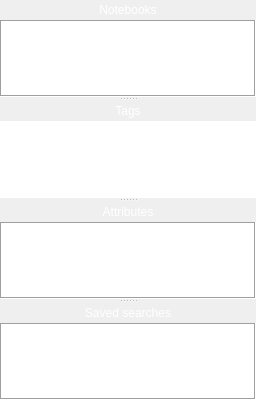
      <widget class="QSplitter" name="LeftPaneSplitter">
       <property name="sizePolicy">
        <sizepolicy hsizetype="Minimum" vsizetype="Expanding">
         <horstretch>0</horstretch>
         <verstretch>0</verstretch>
        </sizepolicy>
       </property>
       <property name="minimumSize">
        <size>
         <width>150</width>
         <height>0</height>
        </size>
       </property>
       <property name="maximumSize">
        <size>
         <width>16777215</width>
         <height>16777215</height>
        </size>
       </property>
       <property name="orientation">
        <enum>Qt::Vertical</enum>
       </property>
       <property name="childrenCollapsible">
        <bool>false</bool>
       </property>
       <widget class="QWidget" name="verticalLayoutWidget">
        <layout class="QVBoxLayout" name="notebooksVerticalLayout">
         <property name="spacing">
          <number>0</number>
         </property>
         <item>
          <widget class="QLabel" name="notebooksLabel">
           <property name="sizePolicy">
            <sizepolicy hsizetype="Minimum" vsizetype="Fixed">
             <horstretch>0</horstretch>
             <verstretch>0</verstretch>
            </sizepolicy>
           </property>
           <property name="minimumSize">
            <size>
             <width>150</width>
             <height>20</height>
            </size>
           </property>
           <property name="styleSheet">
            <string notr="true">border: none;
background: qlineargradient(x1: 0, y1: 0, x2: 0, y2: 1,
stop: 0 #a6a6a6, stop: 0.08 #7f7f7f,
stop: 0.39999 #717171, stop: 0.4 #626262,
stop: 0.9 #4c4c4c, stop: 1 #333333);
color: rgb(255, 255, 255);</string>
           </property>
           <property name="text">
            <string>Notebooks</string>
           </property>
           <property name="alignment">
            <set>Qt::AlignCenter</set>
           </property>
          </widget>
         </item>
         <item>
          <widget class="QTreeWidget" name="notebooksTreeWidget">
           <property name="minimumSize">
            <size>
             <width>150</width>
             <height>0</height>
            </size>
           </property>
           <property name="frameShape">
            <enum>QFrame::Box</enum>
           </property>
           <property name="rootIsDecorated">
            <bool>true</bool>
           </property>
           <attribute name="headerVisible">
            <bool>false</bool>
           </attribute>
           <attribute name="headerMinimumSectionSize">
            <number>1</number>
           </attribute>
           <column>
            <property name="text">
             <string notr="true">1</string>
            </property>
           </column>
          </widget>
         </item>
        </layout>
       </widget>
       <widget class="QWidget" name="verticalLayoutWidget_3">
        <layout class="QVBoxLayout" name="tagsVerticalLayout">
         <property name="spacing">
          <number>0</number>
         </property>
         <item>
          <widget class="QLabel" name="tagsLabel">
           <property name="sizePolicy">
            <sizepolicy hsizetype="Preferred" vsizetype="Fixed">
             <horstretch>0</horstretch>
             <verstretch>0</verstretch>
            </sizepolicy>
           </property>
           <property name="minimumSize">
            <size>
             <width>150</width>
             <height>20</height>
            </size>
           </property>
           <property name="styleSheet">
            <string notr="true">border: none;
background: qlineargradient(x1: 0, y1: 0, x2: 0, y2: 1,
stop: 0 #a6a6a6, stop: 0.08 #7f7f7f,
stop: 0.39999 #717171, stop: 0.4 #626262,
stop: 0.9 #4c4c4c, stop: 1 #333333);
color: rgb(255, 255, 255);</string>
           </property>
           <property name="text">
            <string>Tags</string>
           </property>
           <property name="alignment">
            <set>Qt::AlignCenter</set>
           </property>
          </widget>
         </item>
         <item>
          <widget class="QTreeWidget" name="tagsTreeWidget">
           <property name="minimumSize">
            <size>
             <width>150</width>
             <height>0</height>
            </size>
           </property>
           <property name="styleSheet">
            <string notr="true">border: none</string>
           </property>
           <property name="frameShape">
            <enum>QFrame::Box</enum>
           </property>
           <attribute name="headerVisible">
            <bool>false</bool>
           </attribute>
           <column>
            <property name="text">
             <string notr="true">1</string>
            </property>
           </column>
          </widget>
         </item>
        </layout>
       </widget>
       <widget class="QWidget" name="verticalLayoutWidget_4">
        <layout class="QVBoxLayout" name="attributesVerticalLayout">
         <property name="spacing">
          <number>0</number>
         </property>
         <item>
          <widget class="QLabel" name="attributesLabel">
           <property name="sizePolicy">
            <sizepolicy hsizetype="Preferred" vsizetype="Fixed">
             <horstretch>0</horstretch>
             <verstretch>0</verstretch>
            </sizepolicy>
           </property>
           <property name="minimumSize">
            <size>
             <width>150</width>
             <height>20</height>
            </size>
           </property>
           <property name="styleSheet">
            <string notr="true">border: none;
background: qlineargradient(x1: 0, y1: 0, x2: 0, y2: 1,
stop: 0 #a6a6a6, stop: 0.08 #7f7f7f,
stop: 0.39999 #717171, stop: 0.4 #626262,
stop: 0.9 #4c4c4c, stop: 1 #333333);
color: rgb(255, 255, 255);</string>
           </property>
           <property name="text">
            <string>Attributes</string>
           </property>
           <property name="alignment">
            <set>Qt::AlignCenter</set>
           </property>
          </widget>
         </item>
         <item>
          <widget class="QTreeWidget" name="attributesTreeWidget">
           <property name="minimumSize">
            <size>
             <width>150</width>
             <height>0</height>
            </size>
           </property>
           <property name="frameShape">
            <enum>QFrame::Box</enum>
           </property>
           <attribute name="headerVisible">
            <bool>false</bool>
           </attribute>
           <column>
            <property name="text">
             <string notr="true">1</string>
            </property>
           </column>
          </widget>
         </item>
        </layout>
       </widget>
       <widget class="QWidget" name="verticalLayoutWidget_5">
        <layout class="QVBoxLayout" name="savedSearchesVerticalLayout">
         <property name="spacing">
          <number>0</number>
         </property>
         <item>
          <widget class="QLabel" name="savedSearchesLabel">
           <property name="sizePolicy">
            <sizepolicy hsizetype="Preferred" vsizetype="Fixed">
             <horstretch>0</horstretch>
             <verstretch>0</verstretch>
            </sizepolicy>
           </property>
           <property name="minimumSize">
            <size>
             <width>150</width>
             <height>20</height>
            </size>
           </property>
           <property name="styleSheet">
            <string notr="true">border: none;
background: qlineargradient(x1: 0, y1: 0, x2: 0, y2: 1,
stop: 0 #a6a6a6, stop: 0.08 #7f7f7f,
stop: 0.39999 #717171, stop: 0.4 #626262,
stop: 0.9 #4c4c4c, stop: 1 #333333);
color: rgb(255, 255, 255);</string>
           </property>
           <property name="text">
            <string>Saved searches</string>
           </property>
           <property name="alignment">
            <set>Qt::AlignCenter</set>
           </property>
          </widget>
         </item>
         <item>
          <widget class="QTreeWidget" name="savedSearchesTreeWidget">
           <property name="minimumSize">
            <size>
             <width>150</width>
             <height>0</height>
            </size>
           </property>
           <property name="frameShape">
            <enum>QFrame::Box</enum>
           </property>
           <attribute name="headerVisible">
            <bool>false</bool>
           </attribute>
           <column>
            <property name="text">
             <string notr="true">1</string>
            </property>
           </column>
          </widget>
         </item>
        </layout>
       </widget>
      </widget>
